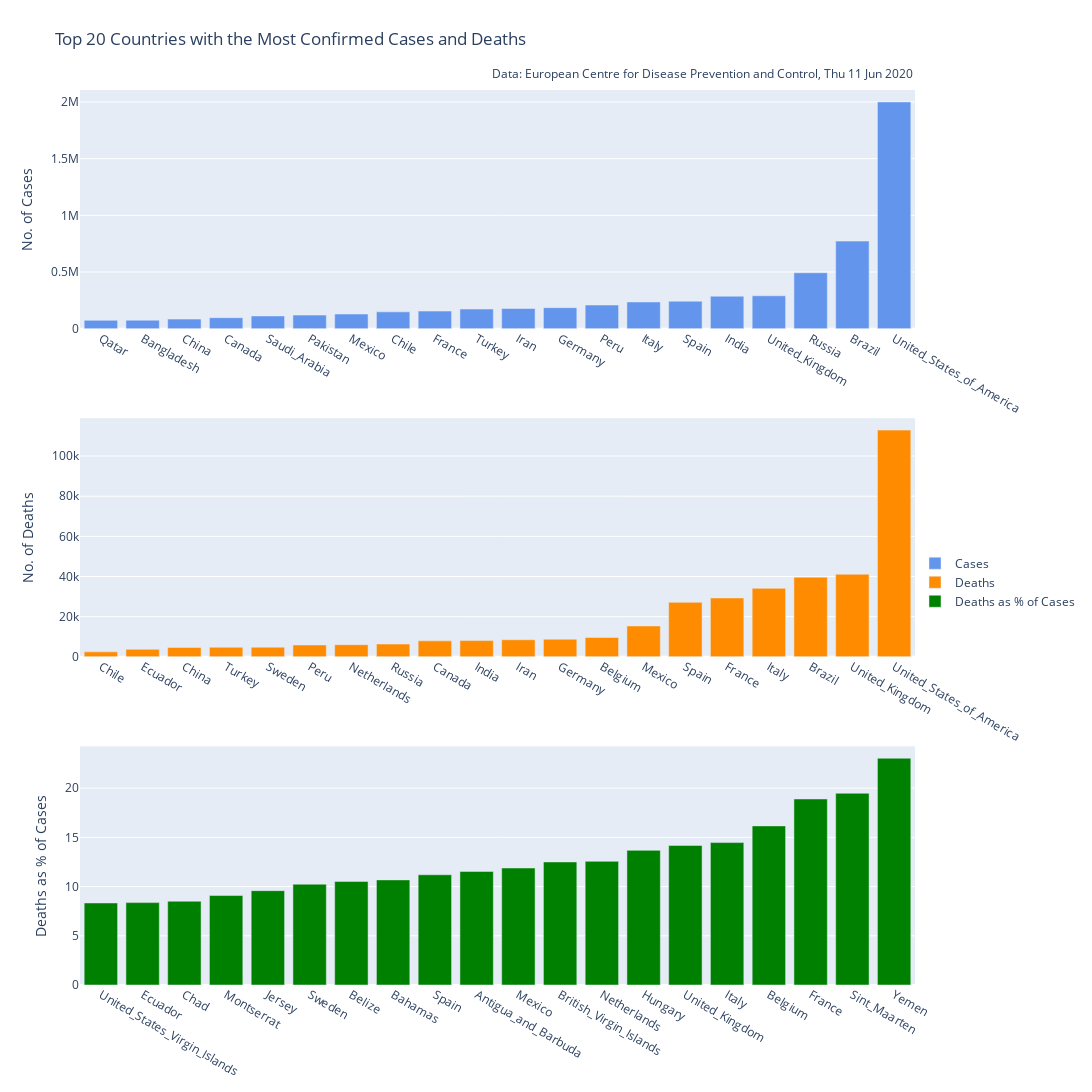

Source (notebook cell):
### Code cell
fig = make_subplots(rows=3, cols=1)

fig.append_trace(go.Bar(x=df_countries_cases.index[-20:], y=df_countries_cases['cases'][-20:], name='Cases', marker_color='CornflowerBlue'), row=1, col=1)
fig.append_trace(go.Bar(x=df_countries_death.index[-20:], y=df_countries_death['deaths'][-20:], name='Deaths', marker_color='DarkOrange'), row=2, col=1)
fig.append_trace(go.Bar(x=df_countries_pct.index[-20:], y=df_countries_pct['deaths%'][-20:], name='Deaths as % of Cases', marker_color='Green'), row=3, col=1)


fig.update_layout(title='Top 20 Countries with the Most Confirmed Cases and Deaths',
                      legend_title_text='',
                      height = 1200,
                      width = 1200,
                      legend=dict(
                                x=1,
                                y=0.45,
                                traceorder='normal',
                                font=dict(
                                size=12,)),
                      margin_t=90,
                      annotations = [
                          dict(xref='paper',
                               yref='paper',
                               x=1, y=1.03,
                               showarrow=False,
                               text ='Data: European Centre for Disease Prevention and Control, ' + today.strftime('%a %d %b %Y'))])

fig.update_yaxes(title_text='No. of Cases', row=1, col=1)
fig.update_yaxes(title_text='No. of Deaths', row=2, col=1)
fig.update_yaxes(title_text='Deaths as % of Cases', row=3, col=1)

fig.show()

fig.write_image('Images/' + str(today) + ' Top 20 Countries with the Most Confirmed Cases and Deaths.png')

### Figure 1 — Plotly figure (JSON) as saved in the notebook; plotly's stock layout.template omitted (floating-point values rounded to 4 significant figures)
{"data": [{"marker": {"color": "CornflowerBlue"}, "name": "Cases", "type": "bar", "x": ["Qatar", "Bangladesh", "China", "Canada", "Saudi_Arabia", "Pakistan", "Mexico", "Chile", "France", "Turkey", "Iran", "Germany", "Peru", "Italy", "Spain", "India", "United_Kingdom", "Russia", "Brazil", "United_States_of_America"], "xaxis": "x", "y": [73595, 74865, 84209, 97114, 112288, 119536, 129184, 148496, 155136, 173036, 177938, 185416, 208823, 235763, 242280, 286579, 290143, 493657, 772416, 2000464], "yaxis": "y"}, {"marker": {"color": "DarkOrange"}, "name": "Deaths", "type": "bar", "x": ["Chile", "Ecuador", "China", "Turkey", "Sweden", "Peru", "Netherlands", "Russia", "Canada", "India", "Iran", "Germany", "Belgium", "Mexico", "Spain", "France", "Italy", "Brazil", "United_Kingdom", "United_States_of_America"], "xaxis": "x2", "y": [2475, 3720, 4638, 4746, 4795, 5903, 6042, 6358, 7960, 8102, 8506, 8755, 9629, 15357, 27136, 29319, 34114, 39680, 41128, 112924], "yaxis": "y2"}, {"marker": {"color": "Green"}, "name": "Deaths as % of Cases", "type": "bar", "x": ["United_States_Virgin_Islands", "Ecuador", "Chad", "Montserrat", "Jersey", "Sweden", "Belize", "Bahamas", "Spain", "Antigua_and_Barbuda", "Mexico", "British_Virgin_Islands", "Netherlands", "Hungary", "United_Kingdom", "Italy", "Belgium", "France", "Sint_Maarten", "Yemen"], "xaxis": "x3", "y": [8.333, 8.371, 8.511, 9.091, 9.585, 10.24, 10.53, 10.68, 11.2, 11.54, 11.89, 12.5, 12.56, 13.68, 14.18, 14.47, 16.16, 18.9, 19.48, 23.04], "yaxis": "y3"}], "layout": {"annotations": [{"showarrow": false, "text": "Data: European Centre for Disease Prevention and Control, Thu 11 Jun 2020", "x": 1, "xref": "paper", "y": 1.03, "yref": "paper"}], "height": 1200, "legend": {"font": {"size": 12}, "title": {"text": ""}, "traceorder": "normal", "x": 1, "y": 0.45}, "margin": {"t": 90}, "title": {"text": "Top 20 Countries with the Most Confirmed Cases and Deaths"}, "width": 1200, "xaxis": {"anchor": "y", "domain": [0, 1]}, "xaxis2": {"anchor": "y2", "domain": [0, 1]}, "xaxis3": {"anchor": "y3", "domain": [0, 1]}, "yaxis": {"anchor": "x", "domain": [0.7333, 1], "title": {"text": "No. of Cases"}}, "yaxis2": {"anchor": "x2", "domain": [0.3667, 0.6333], "title": {"text": "No. of Deaths"}}, "yaxis3": {"anchor": "x3", "domain": [0, 0.2667], "title": {"text": "Deaths as % of Cases"}}}}
